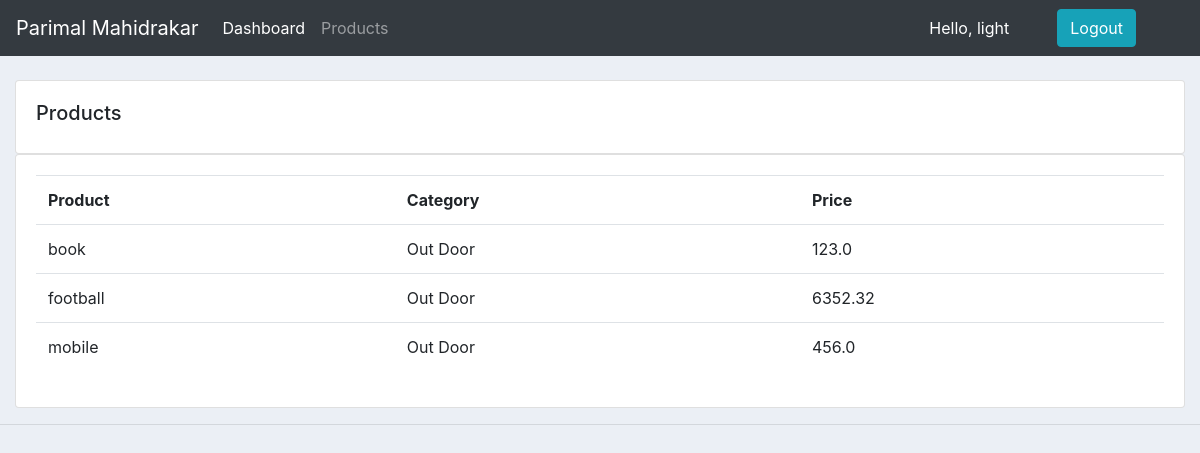
Screenshot of /products/ (signed in) with the database file from the repository.
### CartApp/models.py (models this page shows, shortened)
class Product(models.Model):
	CATEGORY = (
			('Indoor', 'Indoor'),
			('Out Door', 'Out Door'),
			)
	name = models.CharField(max_length=200, null=True)
	price = models.FloatField(null=True)
	category = models.CharField(max_length=200, null=True, choices=CATEGORY)
	description = models.CharField(max_length=200, null=True, blank=True)
	date_created = models.DateTimeField(auto_now_add=True, null=True)
	tags = models.ManyToManyField(Tag)

### CartApp/decorators.py (the view)
		def wrapper_funk(request,*args,**kwargs):
			group = None
			if request.user.groups.exists():
				group = request.user.groups.all()[0].name
			if group in allowed_roles:
				return view_funk(request,*args,**kwargs)
			else:
				return HttpResponse("You are not authorized.")

### CartApp/views.py (called while the page is built)
@login_required(login_url="login")
@allowed_users(allowed_roles=["admin"])
def products(request):
    product = Product.objects.all()
    return render(request, "CartApp/products.html", {"products": product})

### templates/CartApp/products.html
{%  extends '../base.html' %}
{% block content %}
<br>
<div class="row">
    <div class="col-md">
        <div class="card card-body">
            <h5>Products</h5>
        </div>
        <div class="card card-body">
            <table class="table">
                <tr>
                    <th>Product</th>
                    <th>Category</th>
                    <th>Price</th>
                </tr>
                {% for i in products %}
                <tr>
                    <td>{{i.name}}</td>
                    <td> {{i.category}} </td>
                    <td> {{i.price}} </td>
                </tr>
                {% endfor %}
            </table>
        </div>
    </div>
</div>
{% endblock content %}

### templates/nav.html (shortened to what this page needs)
<nav class="navbar navbar-expand-lg navbar-dark bg-dark">
    <a class="navbar-brand" href="#">Parimal Mahidrakar</a>
    <div class="collapse navbar-collapse" id="navbarNav">
        <ul class="navbar-nav">
            {% if request.user.is_staff %}
            <li class="nav-item active">
                <a class="nav-link" href="{% url 'home' %}">Dashboard</a>
            </li>
            <li class="nav-item">
                <a class="nav-link" href="{% url 'products' %}">Products</a>
            </li>
            {% else %}
             <li class="nav-item">
                <a class="nav-link" href="{% url 'account' %}">Settings</a>
            </li>
            {% endif %}
        </ul>
    </div>
    <span class="text-white mr-5">Hello, {{request.user.username}} </span>
    {% if request.user.is_authenticated %}
     <span><a href="{% url 'logout' %}" class="btn btn-info mr-5">Logout</a></span>
    {% else %}
    <span><a href="{% url 'login' %}" class="btn btn-info mr-5">Login</a></span>
    {% endif %}
</nav>

### templates/base.html (style rules this page uses)
body { background-color: #ebeff5; }

### rows the page displays
Product: name "book", category "Out Door", price "123.0"
Product: name "football", category "Out Door", price "6352.32"
Product: name "mobile", category "Out Door", price "456.0"

### other values shown
{{ request.user.username }} "light"
